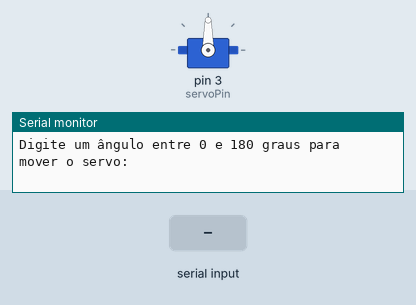
This sketch was run on a simulated Arduino Uno, built with avr-gcc and run on an emulated ATmega328P. Shown: servo, the last lines printed to the serial monitor. Inputs (shaded band) come from the test bench.

Above: at 1.2 s.
1.3 s: "90,45\n" received over Serial
At 1.85 s:
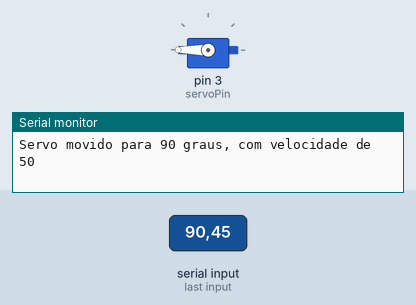
4.3 s: "200\n" received over Serial
At 4.85 s:
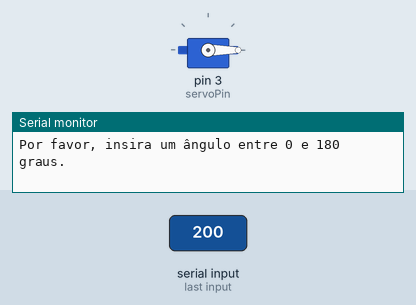
Timing chart, 0 to 13.3 s (numbered marks = the images above; inputs shaded):
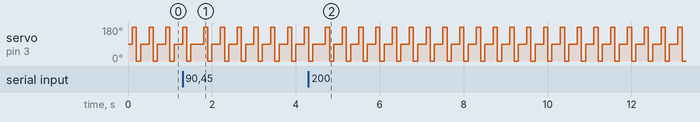

The sketch:

sketch_0512_TesteMotor01.ino
```cpp
#include <VarSpeedServo.h>

VarSpeedServo meuServo;
const int servoPin = 3;

void setup() {
  meuServo.attach(servoPin);

  Serial.begin(9600);
  Serial.println("Digite um ângulo entre 0 e 180 graus para mover o servo:");
}

void loop() {
  if (Serial.available() > 0) {
    String input = Serial.readStringUntil('\n');
    input.trim();
    int angulo = input.toInt();

    delay(100);

    if (angulo >= 0 && angulo <= 180) {
      int velocidade = 50;

      meuServo.write(angulo, velocidade);
      Serial.print("Servo movido para ");
      Serial.print(angulo);
      Serial.print(" graus, com velocidade de ");
      Serial.println(velocidade);
    } else {
      Serial.println("Por favor, insira um ângulo entre 0 e 180 graus.");
    }
  }
  delay(100);
  meuServo.write(180);
  delay(100);
  meuServo.write(0);
  delay(100);
  meuServo.write(90);
  delay(100);
}
```

Measured:
- by itself, servo on pin 3 (servoPin): moves between 0° and 180°, repeating every 2.0 s
